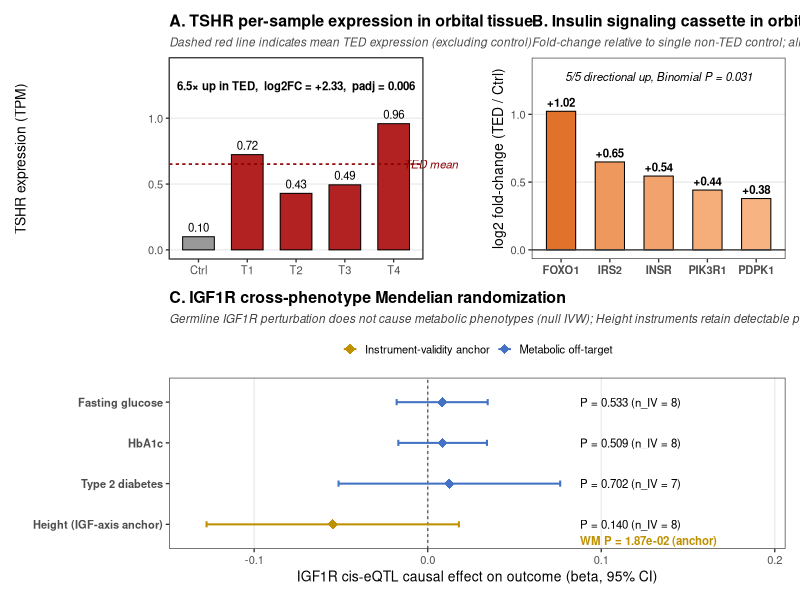
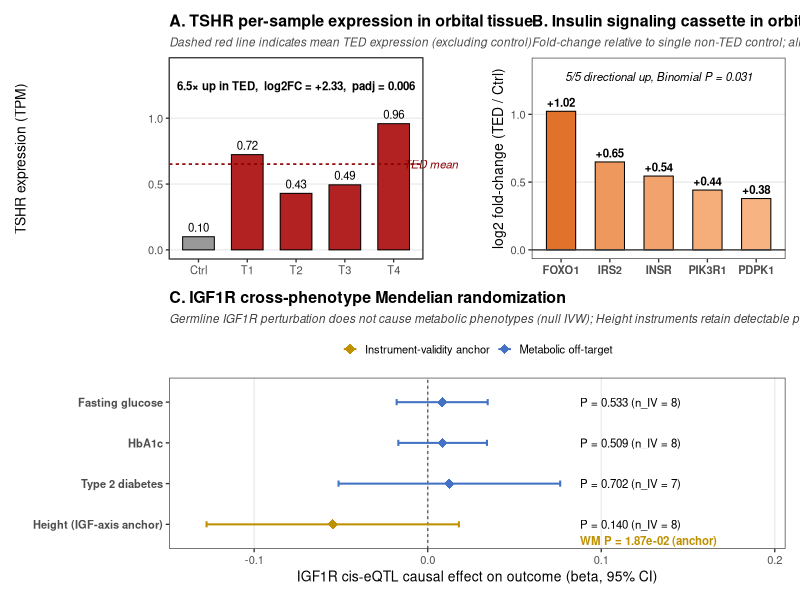
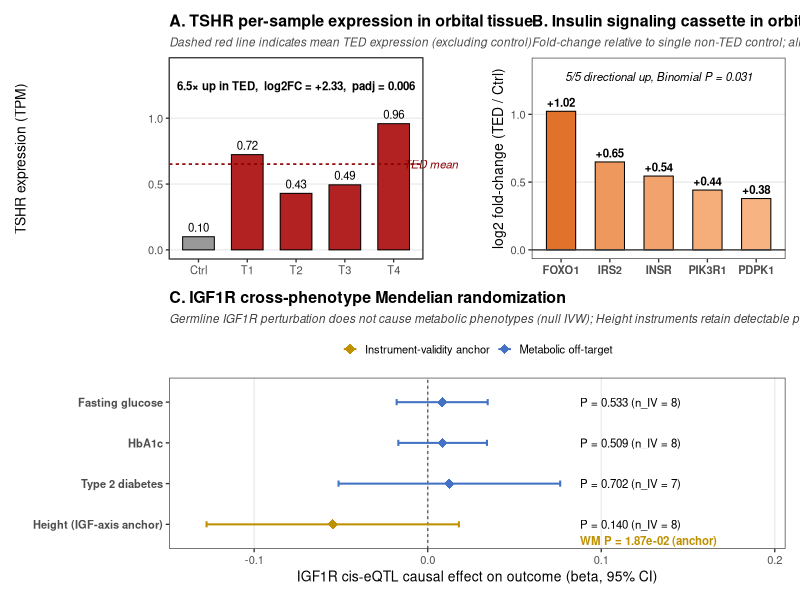

Write the R code that produced these figures, in order.
# =============================================================================
# TED-TRAP — Figure 3 Main v2 (polish patch)
# Changes: remove "TED mean" text overlap, remove ★ stars, tighter layout
# =============================================================================

suppressPackageStartupMessages({
    library(ggplot2)
    library(dplyr)
    library(tidyr)
    library(patchwork)
    library(scales)
    library(grid)
})

setwd("c:/ProjectTEDGWAS")
base_family <- "sans"

# ---- Load data ----
tpm <- read.csv("TrackA_MR/data_for_fig3/candidate_sample_TPM.csv",
    stringsAsFactors = FALSE, check.names = FALSE
)
raw <- read.csv("TrackA_MR/results/05_cross_phenotype_mr.csv", stringsAsFactors = FALSE)

# =============================================================================
# Panel A — TSHR per-sample (PATCH: remove "TED mean" label, add to subtitle)
# =============================================================================
tpm_cols_TPM <- grep("_TPM$", names(tpm), value = TRUE)
tshr_tpm <- tpm %>%
    filter(Gene_Symbol == "TSHR") %>%
    select(all_of(tpm_cols_TPM))
samples <- c("2", "7", "8", "10", "11")
tshr_sample <- tibble(
    tpm = sapply(samples, function(s) {
        mean(as.numeric(tshr_tpm[, c(paste0(s, "__1_TPM"), paste0(s, "__2_TPM"))]))
    }),
    label = c("Ctrl", "T1", "T2", "T3", "T4"),
    group = c("Control", rep("TED", 4))
)
tshr_sample$label <- factor(tshr_sample$label, levels = c("Ctrl", "T1", "T2", "T3", "T4"))
ted_mean <- mean(tshr_sample$tpm[tshr_sample$group == "TED"])

panelA <- ggplot(tshr_sample, aes(x = label, y = tpm, fill = group)) +
    geom_col(width = 0.65, color = "black", linewidth = 0.35) +
    # PATCH: remove annotate text — keep dashed line only
    geom_hline(
        yintercept = ted_mean, linetype = "22",
        color = "#8B0000", linewidth = 0.55
    ) +
    geom_text(aes(label = sprintf("%.2f", tpm)), vjust = -0.55, size = 2.9) +
    scale_fill_manual(
        values = c("Control" = "grey60", "TED" = "#B22222"),
        guide = "none"
    ) +
    annotate("text",
        x = 3, y = max(tshr_sample$tpm) * 1.3,
        label = "6.5× up in TED,  log2FC = +2.33,  padj = 0.006",
        size = 2.9, fontface = "bold"
    ) +
    annotate("text",
        x = 5.2, y = ted_mean, label = "TED mean",
        size = 2.9, color = "#8B0000", hjust = 0, fontface = "italic"
    ) +
    coord_cartesian(ylim = c(0, max(tshr_sample$tpm) * 1.45), clip = "off") +
    labs(
        title = "A. TSHR per-sample expression in orbital tissue",
        subtitle = "Dashed red line indicates mean TED expression (excluding control).",
        x = NULL, y = "TSHR expression (TPM)"
    ) +
    theme_bw(base_size = 10, base_family = base_family) +
    theme(
        plot.title = element_text(face = "bold", size = 11.5),
        plot.subtitle = element_text(
            size = 8.5, face = "italic", color = "grey30",
            margin = margin(b = 6)
        ),
        panel.grid.major.x = element_blank(),
        panel.grid.minor = element_blank(),
        plot.margin = margin(5, 45, 5, 5)
    )

# =============================================================================
# Panel B — Insulin cassette (unchanged)
# =============================================================================
ic_genes <- c("INSR", "IRS2", "FOXO1", "PIK3R1", "PDPK1")
ic_fc <- lapply(ic_genes, function(g) {
    row <- tpm %>%
        filter(Gene_Symbol == g) %>%
        select(all_of(tpm_cols_TPM))
    vals <- sapply(samples, function(s) mean(as.numeric(row[, c(paste0(s, "__1_TPM"), paste0(s, "__2_TPM"))])))
    tibble(gene = g, log2FC = log2(mean(vals[c("7", "8", "10", "11")]) / vals["2"]))
}) %>% bind_rows()
ic_fc$gene <- factor(ic_fc$gene, levels = ic_fc$gene[order(-ic_fc$log2FC)])

panelB <- ggplot(ic_fc, aes(x = gene, y = log2FC, fill = log2FC)) +
    geom_col(width = 0.6, color = "black", linewidth = 0.35) +
    geom_hline(yintercept = 0, color = "grey25", linewidth = 0.5) +
    geom_text(aes(label = sprintf("+%.2f", log2FC)),
        vjust = -0.5, size = 2.9, fontface = "bold"
    ) +
    scale_fill_gradient(
        low = "#FDD9B5", high = "#D95F0E",
        limits = c(0, 1.2), guide = "none"
    ) +
    coord_cartesian(ylim = c(0, 1.35)) +
    annotate("text",
        x = 3, y = 1.28,
        label = "5/5 directional up, Binomial P = 0.031",
        size = 2.9, fontface = "italic"
    ) +
    labs(
        title = "B. Insulin signaling cassette in orbital tissue",
        subtitle = "Fold-change relative to single non-TED control; all five effectors upregulated.",
        x = NULL, y = "log2 fold-change (TED / Ctrl)"
    ) +
    theme_bw(base_size = 10, base_family = base_family) +
    theme(
        plot.title = element_text(face = "bold", size = 11.5),
        plot.subtitle = element_text(
            size = 8.5, face = "italic", color = "grey30",
            margin = margin(b = 6)
        ),
        panel.grid.major.x = element_blank(),
        panel.grid.minor = element_blank(),
        axis.text.x = element_text(face = "bold")
    )

# =============================================================================
# Panel C — Forest plot (PATCH: remove ★, keep gold bold formatting only)
# =============================================================================
ivw <- raw %>%
    filter(method == "Inverse variance weighted") %>%
    select(outcome = outcome_name, role = outcome_role, nsnp, beta = b, se, pval) %>%
    mutate(lci = beta - 1.96 * se, uci = beta + 1.96 * se)

ivw_plot <- ivw %>%
    filter(!grepl("skin|hearing", outcome, ignore.case = TRUE)) %>%
    mutate(
        Outcome = case_when(
            grepl("Fasting.?Glucose|glucose", outcome, ignore.case = TRUE) ~ "Fasting glucose",
            grepl("HbA1c", outcome, ignore.case = TRUE) ~ "HbA1c",
            grepl("Type.?2.?Diabetes|T2D|diabetes", outcome, ignore.case = TRUE) ~ "Type 2 diabetes",
            grepl("Height|height", outcome, ignore.case = TRUE) ~ "Height (IGF-axis anchor)",
            TRUE ~ outcome
        ),
        Category = case_when(
            grepl("Height", Outcome) ~ "Instrument-validity anchor",
            TRUE ~ "Metabolic off-target"
        ),
        label_pval = ifelse(pval < 0.001, formatC(pval, format = "e", digits = 1),
            sprintf("%.3f", pval)
        )
    )

# WM P for Height
wm_height_val <- raw %>%
    filter(
        method == "Weighted median",
        grepl("Height", outcome_name, ignore.case = TRUE)
    ) %>%
    pull(pval)
wm_height <- if (length(wm_height_val) > 0) formatC(wm_height_val, format = "e", digits = 2) else "NA"

ivw_plot$Outcome <- factor(ivw_plot$Outcome,
    levels = rev(c(
        "Fasting glucose", "HbA1c", "Type 2 diabetes",
        "Height (IGF-axis anchor)"
    ))
)

panelC <- ggplot(ivw_plot, aes(x = beta, y = Outcome, color = Category)) +
    geom_vline(xintercept = 0, linetype = "22", color = "grey40", linewidth = 0.5) +
    geom_errorbarh(aes(xmin = lci, xmax = uci), height = 0.15, linewidth = 0.7) +
    geom_point(size = 3.2, shape = 18) +
    geom_text(
        aes(
            x = max(ivw_plot$uci) * 1.15,
            label = paste0("P = ", label_pval, " (n_IV = ", nsnp, ")")
        ),
        color = "black", hjust = 0, size = 2.9, family = base_family
    ) +
    # PATCH: remove ★, keep gold bold
    annotate("text",
        x = max(ivw_plot$uci) * 1.15, y = 1,
        label = paste0("WM P = ", wm_height, " (anchor)"),
        color = "#BF9000", hjust = 0, size = 2.9, fontface = "bold",
        vjust = 2.3
    ) +
    scale_color_manual(
        values = c(
            "Metabolic off-target" = "#4472C4",
            "Instrument-validity anchor" = "#BF9000"
        ),
        name = NULL
    ) +
    scale_x_continuous(expand = expansion(mult = c(0.1, 0.55))) +
    labs(
        title = "C. IGF1R cross-phenotype Mendelian randomization",
        subtitle = "Germline IGF1R perturbation does not cause metabolic phenotypes (null IVW); Height instruments retain detectable pathway activity.",
        x = "IGF1R cis-eQTL causal effect on outcome (beta, 95% CI)",
        y = NULL
    ) +
    theme_bw(base_size = 10, base_family = base_family) +
    theme(
        plot.title = element_text(face = "bold", size = 11.5),
        plot.subtitle = element_text(
            size = 8.5, face = "italic", color = "grey25",
            margin = margin(b = 6)
        ),
        panel.grid.major.y = element_blank(),
        panel.grid.minor = element_blank(),
        legend.position = "top",
        legend.key.size = unit(0.4, "cm"),
        axis.text.y = element_text(face = "bold")
    )

# =============================================================================
# Assemble — PATCH: tighter Panel C height
# =============================================================================
combined <- (panelA | panelB) / panelC +
    plot_layout(heights = c(1, 0.85)) # PATCH: was c(1, 1.1)

ggsave("TrackA_MR/figures/Figure3_main_3panel_v4.pdf", combined,
    width = 11, height = 8, device = cairo_pdf, bg = "white"
) # PATCH: height 9→8
ggsave("TrackA_MR/figures/Figure3_main_3panel_v4.png", combined,
    width = 11, height = 8, dpi = 600, bg = "white"
)
ggsave("TrackA_MR/figures/Figure3_main_3panel_v4.tiff", combined,
    width = 11, height = 8, dpi = 600, compression = "lzw", bg = "white"
)

cat("\n✅ Figure 3 Main v4 saved (TED mean unclipped + Instrument-validity anchor)\n")
